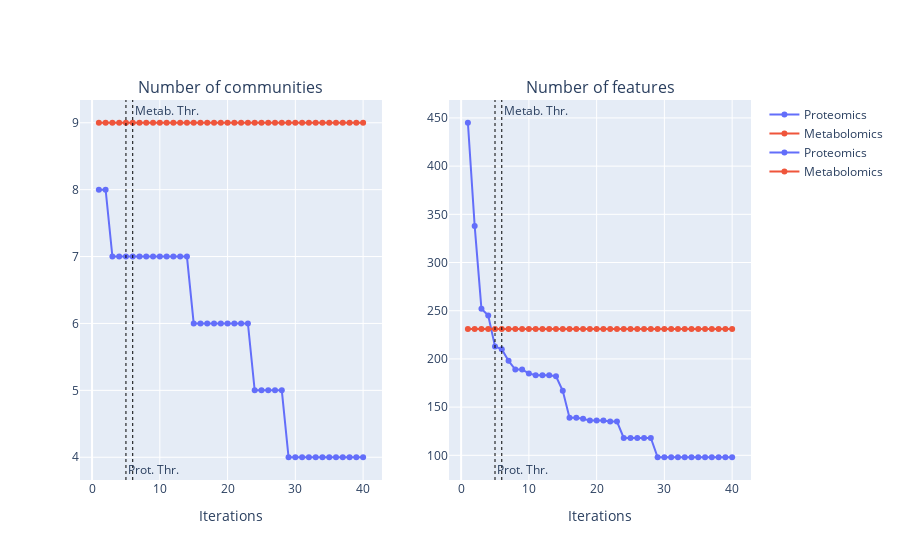

Write notebook code for a chart like this one.
### Code cell
i = 40


fig = make_subplots(rows=1, cols=2, subplot_titles=['Number of communities', 'Number of features'])

fig.add_trace(go.Scatter(
    x=np.arange(1,i+1),
    y=[len(i) for i in qqcoms][:i],
    mode='lines+markers',
    name='Proteomics', marker_color=palette[0]
), col=1, row=1)
fig.add_trace(go.Scatter(
    x=np.arange(1,i+1),
    y=[len(i) for i in mmcoms][:i],
    mode='lines+markers',
    name='Metabolomics', marker_color=palette[1]
), col=1, row=1)

fig.add_trace(go.Scatter(
    x=np.arange(1,i+1),
    y=[sum([len(j) for j in i]) for i in qqcoms][:i],
    mode='lines+markers',
    name='Proteomics', marker_color=palette[0]
), col=2, row=1)
fig.add_trace(go.Scatter(
    x=np.arange(1,i+1),
    y=[sum([len(j) for j in i]) for i in mmcoms][:i],
    mode='lines+markers',
    name='Metabolomics', marker_color=palette[1]
), col=2, row=1)

fig.add_vline(x=qqThr+1,line_width=1, line_dash="dot", line_color="black", 
              annotation_text='Prot. Thr.', annotation_position='bottom right')
fig.add_vline(x=mmThr+1,line_width=1, line_dash="dot", line_color="black", 
              annotation_text='Metab. Thr.', annotation_position='top right')

fig.update_xaxes(title='Iterations')

fig.show()
with open(file, 'a') as f:
    f.write(fig.to_html(full_html=False, include_plotlyjs='cdn', default_height='50%', default_width='80%'))

### Figure 1 — Plotly figure (JSON) as saved in the notebook; plotly's stock layout.template omitted (floating-point values rounded to 4 significant figures)
{"data": [{"marker": {"color": "#636EFA"}, "mode": "lines+markers", "name": "Proteomics", "type": "scatter", "x": [1, 2, 3, 4, 5, 6, 7, 8, 9, 10, 11, 12, 13, 14, 15, 16, 17, 18, 19, 20, 21, 22, 23, 24, 25, 26, 27, 28, 29, 30, 31, 32, 33, 34, 35, 36, 37, 38, 39, 40], "xaxis": "x", "y": [8, 8, 7, 7, 7, 7, 7, 7, 7, 7, 7, 7, 7, 7, 6, 6, 6, 6, 6, 6, 6, 6, 6, 5, 5, 5, 5, 5, 4, 4, 4, 4, 4, 4, 4, 4, 4, 4, 4, 4], "yaxis": "y"}, {"marker": {"color": "#EF553B"}, "mode": "lines+markers", "name": "Metabolomics", "type": "scatter", "x": [1, 2, 3, 4, 5, 6, 7, 8, 9, 10, 11, 12, 13, 14, 15, 16, 17, 18, 19, 20, 21, 22, 23, 24, 25, 26, 27, 28, 29, 30, 31, 32, 33, 34, 35, 36, 37, 38, 39, 40], "xaxis": "x", "y": [9, 9, 9, 9, 9, 9, 9, 9, 9, 9, 9, 9, 9, 9, 9, 9, 9, 9, 9, 9, 9, 9, 9, 9, 9, 9, 9, 9, 9, 9, 9, 9, 9, 9, 9, 9, 9, 9, 9, 9], "yaxis": "y"}, {"marker": {"color": "#636EFA"}, "mode": "lines+markers", "name": "Proteomics", "type": "scatter", "x": [1, 2, 3, 4, 5, 6, 7, 8, 9, 10, 11, 12, 13, 14, 15, 16, 17, 18, 19, 20, 21, 22, 23, 24, 25, 26, 27, 28, 29, 30, 31, 32, 33, 34, 35, 36, 37, 38, 39, 40], "xaxis": "x2", "y": [445, 338, 252, 245, 213, 210, 198, 189, 189, 185, 183, 183, 183, 182, 167, 139, 139, 138, 136, 136, 136, 135, 135, 118, 118, 118, 118, 118, 98, 98, 98, 98, 98, 98, 98, 98, 98, 98, 98, 98], "yaxis": "y2"}, {"marker": {"color": "#EF553B"}, "mode": "lines+markers", "name": "Metabolomics", "type": "scatter", "x": [1, 2, 3, 4, 5, 6, 7, 8, 9, 10, 11, 12, 13, 14, 15, 16, 17, 18, 19, 20, 21, 22, 23, 24, 25, 26, 27, 28, 29, 30, 31, 32, 33, 34, 35, 36, 37, 38, 39, 40], "xaxis": "x2", "y": [231, 231, 231, 231, 231, 231, 231, 231, 231, 231, 231, 231, 231, 231, 231, 231, 231, 231, 231, 231, 231, 231, 231, 231, 231, 231, 231, 231, 231, 231, 231, 231, 231, 231, 231, 231, 231, 231, 231, 231], "yaxis": "y2"}], "layout": {"annotations": [{"font": {"size": 16}, "showarrow": false, "text": "Number of communities", "x": 0.225, "xanchor": "center", "xref": "paper", "y": 1, "yanchor": "bottom", "yref": "paper"}, {"font": {"size": 16}, "showarrow": false, "text": "Number of features", "x": 0.775, "xanchor": "center", "xref": "paper", "y": 1, "yanchor": "bottom", "yref": "paper"}, {"showarrow": false, "text": "Prot. Thr.", "x": 5, "xanchor": "left", "xref": "x", "y": 0, "yanchor": "bottom", "yref": "y domain"}, {"showarrow": false, "text": "Prot. Thr.", "x": 5, "xanchor": "left", "xref": "x2", "y": 0, "yanchor": "bottom", "yref": "y2 domain"}, {"showarrow": false, "text": "Metab. Thr.", "x": 6, "xanchor": "left", "xref": "x", "y": 1, "yanchor": "top", "yref": "y domain"}, {"showarrow": false, "text": "Metab. Thr.", "x": 6, "xanchor": "left", "xref": "x2", "y": 1, "yanchor": "top", "yref": "y2 domain"}], "shapes": [{"line": {"color": "black", "dash": "dot", "width": 1}, "type": "line", "x0": 5, "x1": 5, "xref": "x", "y0": 0, "y1": 1, "yref": "y domain"}, {"line": {"color": "black", "dash": "dot", "width": 1}, "type": "line", "x0": 5, "x1": 5, "xref": "x2", "y0": 0, "y1": 1, "yref": "y2 domain"}, {"line": {"color": "black", "dash": "dot", "width": 1}, "type": "line", "x0": 6, "x1": 6, "xref": "x", "y0": 0, "y1": 1, "yref": "y domain"}, {"line": {"color": "black", "dash": "dot", "width": 1}, "type": "line", "x0": 6, "x1": 6, "xref": "x2", "y0": 0, "y1": 1, "yref": "y2 domain"}], "xaxis": {"anchor": "y", "domain": [0, 0.45], "title": {"text": "Iterations"}}, "xaxis2": {"anchor": "y2", "domain": [0.55, 1], "title": {"text": "Iterations"}}, "yaxis": {"anchor": "x", "domain": [0, 1]}, "yaxis2": {"anchor": "x2", "domain": [0, 1]}}}
